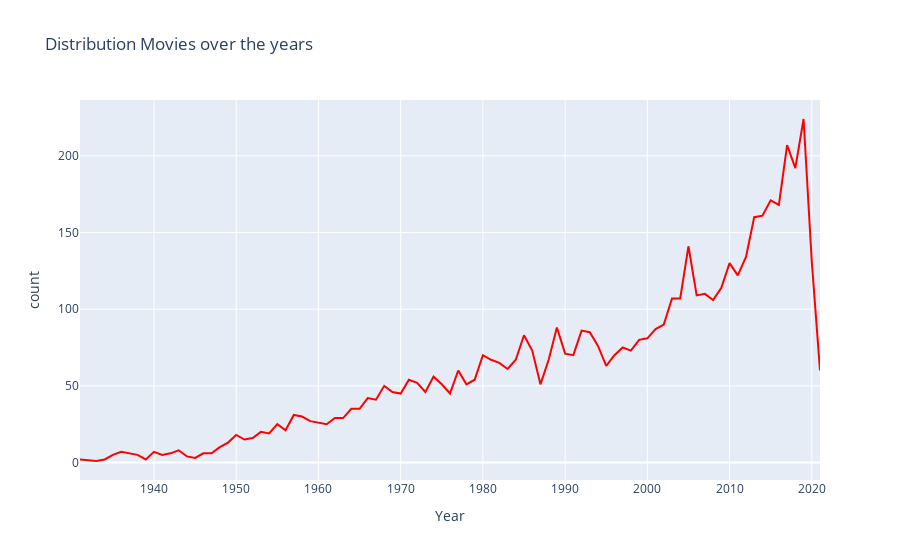

Notebook code for this chart:
### Code cell
movies_by_year = data["Year"].value_counts().reset_index().sort_values(by="Year")

iplot(px.line(data_frame=movies_by_year,x="Year",y="count",title="Distribution Movies over the years",
              color_discrete_sequence=["red"]))

### Figure 1 — Plotly figure (JSON) as saved in the notebook; plotly's stock layout.template omitted (floating-point values rounded to 4 significant figures)
{"data": [{"hovertemplate": "Year=%{x}<br>count=%{y}<extra></extra>", "legendgroup": "", "line": {"color": "red", "dash": "solid"}, "marker": {"symbol": "circle"}, "mode": "lines", "name": "", "orientation": "v", "showlegend": false, "type": "scatter", "x": [1931, 1933, 1934, 1935, 1936, 1937, 1938, 1939, 1940, 1941, 1942, 1943, 1944, 1945, 1946, 1947, 1948, 1949, 1950, 1951, 1952, 1953, 1954, 1955, 1956, 1957, 1958, 1959, 1960, 1961, 1962, 1963, 1964, 1965, 1966, 1967, 1968, 1969, 1970, 1971, 1972, 1973, 1974, 1975, 1976, 1977, 1978, 1979, 1980, 1981, 1982, 1983, 1984, 1985, 1986, 1987, 1988, 1989, 1990, 1991, 1992, 1993, 1994, 1995, 1996, 1997, 1998, 1999, 2000, 2001, 2002, 2003, 2004, 2005, 2006, 2007, 2008, 2009, 2010, 2011, 2012, 2013, 2014, 2015, 2016, 2017, 2018, 2019, 2020, 2021], "xaxis": "x", "y": [2, 1, 2, 5, 7, 6, 5, 2, 7, 5, 6, 8, 4, 3, 6, 6, 10, 13, 18, 15, 16, 20, 19, 25, 21, 31, 30, 27, 26, 25, 29, 29, 35, 35, 42, 41, 50, 46, 45, 54, 52, 46, 56, 51, 45, 60, 51, 54, 70, 67, 65, 61, 67, 83, 73, 51, 67, 88, 71, 70, 86, 85, 76, 63, 70, 75, 73, 80, 81, 87, 90, 107, 107, 141, 109, 110, 106, 114, 130, 122, 134, 160, 161, 171, 168, 207, 192, 224, 131, 60], "yaxis": "y"}], "layout": {"legend": {"tracegroupgap": 0}, "title": {"text": "Distribution Movies over the years"}, "xaxis": {"anchor": "y", "domain": [0, 1], "title": {"text": "Year"}}, "yaxis": {"anchor": "x", "domain": [0, 1], "title": {"text": "count"}}}}
